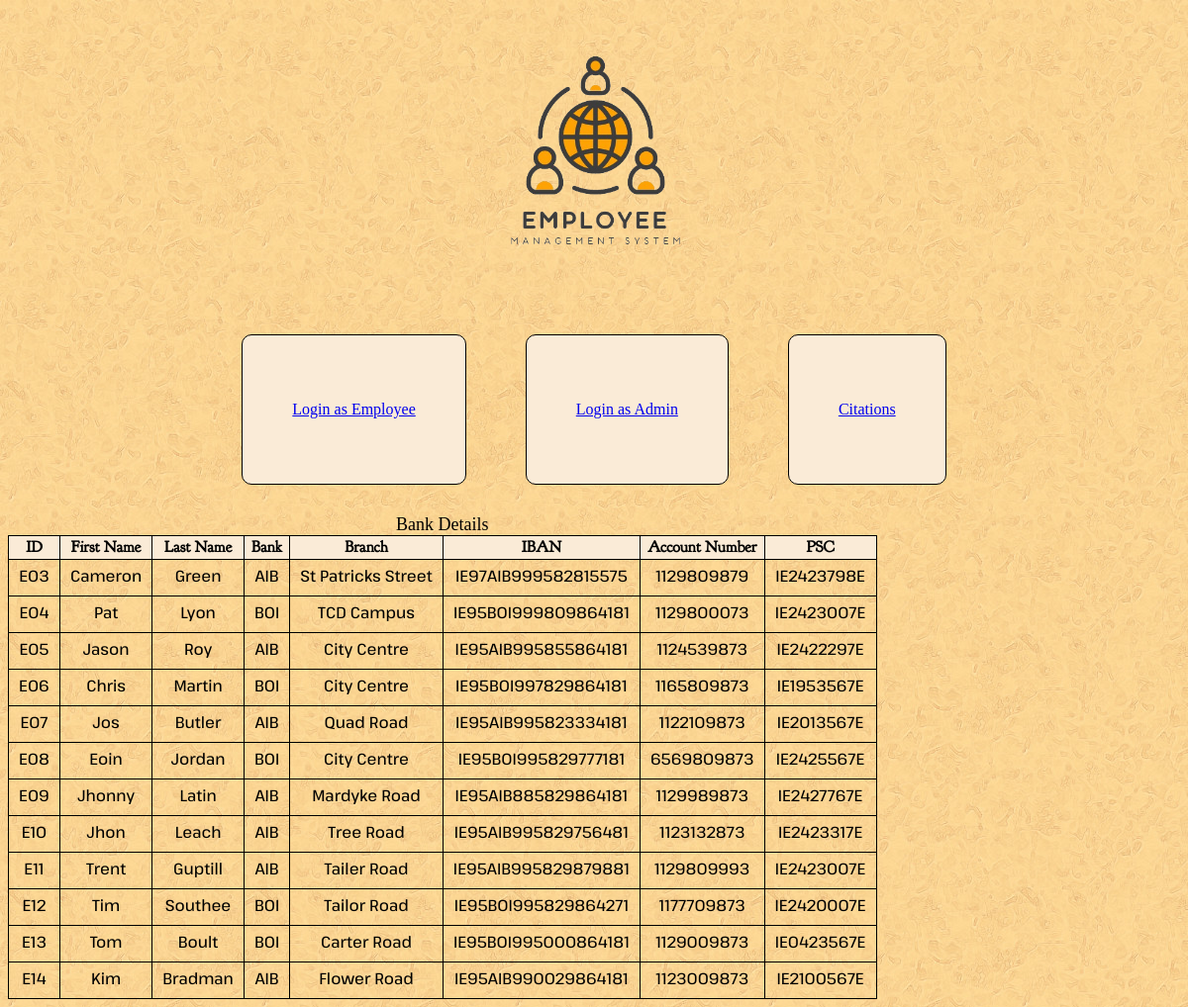
The page /showbankdetails on the database its author committed.
### tables this page shows
CREATE TABLE Bank_details(
ID TEXT(5) PRIMARY KEY,
First_name TEXT (30),
Last_name TEXT (30),
Bank TEXT(30),
Branch TEXT(30),
IBAN TEXT(20),
Account_Number TEXT,
PSC TEXT );

### app.py (the view)
@app.route("/showbankdetails", methods = ["GET", "POST"])
def showbank():
    db = get_db()
    banks = db.execute("""SELECT * FROM Bank_details;""").fetchall()
    return render_template("showbank.html", caption = "Bank Details", banks = banks)

### app.py (called while the page is built)
@app.before_request
def load_logged_in_user():
    g.user = session.get("loginID", None)
    g.admin = session.get("ID")

### database.py (called while the page is built)
def get_db():
    if "db" not in g:
        g.db = sqlite3.connect(DATABASE,
            detect_types=sqlite3.PARSE_DECLTYPES
        )
        g.db.row_factory = sqlite3.Row
    return g.db

### templates/showbank.html
{% extends "base.html" %}
{% block main_content %}
    <form action="" method = "POST" novalidate>
        <table>
            <caption>{{caption}}</caption>
            <th>ID</th>
            <th>First Name</th>
            <th>Last Name</th>
            <th>Bank</th>
            <th>Branch</th>
            <th>IBAN</th>
            <th>Account Number</th>
            <th>PSC</th>
            {% for bank in banks %}
            <tr>
                <td id="detail">{{ bank["ID"] }}</td>
                <td id="detail">{{ bank["First_name"] }}</td>
                <td id="detail">{{ bank["Last_name"] }}</td>
                <td id="detail">{{ bank["Bank"] }}</td>
                <td id="detail">{{ bank["Branch"] }}</td>
                <td id="detail">{{ bank["IBAN"] }}</td>
                <td id="detail">{{ bank["Account_Number"] }}</td>
                <td id="detail">{{ bank["PSC"] }}</td>
            </tr>
            {% endfor %}
        </table>
{% endblock %}

### static/styles.css (style rules this page uses)
html { background-image: url(background.jpg); }
table { border-collapse: collapse; }
th,td { border: 1px solid black; font-family: Kamillo; }
th { background-color: antiquewhite; font-family: Bookletter; }
#detail { text-align: center; padding: 10px; }
caption { font-size: large; }

### rows shown on the page
Bank_details: ID "E03", First_name "Cameron", Last_name "Green", Bank "AIB", Branch "St Patricks Street", IBAN "IE97AIB999582815575", Account_Number "1129809879", PSC "IE2423798E"
Bank_details: ID "E04", First_name "Pat", Last_name "Lyon", Bank "BOI", Branch "TCD Campus", IBAN "IE95BOI999809864181", Account_Number "1129800073", PSC "IE2423007E"
Bank_details: ID "E05", First_name "Jason", Last_name "Roy", Bank "AIB", Branch "City Centre", IBAN "IE95AIB995855864181", Account_Number "1124539873", PSC "IE2422297E"
Bank_details: ID "E06", First_name "Chris", Last_name "Martin", Bank "BOI", Branch "City Centre", IBAN "IE95BOI997829864181", Account_Number "1165809873", PSC "IE1953567E"
Bank_details: ID "E07", First_name "Jos", Last_name "Butler", Bank "AIB", Branch "Quad Road", IBAN "IE95AIB995823334181", Account_Number "1122109873", PSC "IE2013567E"
Bank_details: ID "E08", First_name "Eoin", Last_name "Jordan", Bank "BOI", Branch "City Centre", IBAN "IE95BOI995829777181", Account_Number "6569809873", PSC "IE2425567E"
Bank_details: ID "E09", First_name "Jhonny", Last_name "Latin", Bank "AIB", Branch "Mardyke Road", IBAN "IE95AIB885829864181", Account_Number "1129989873", PSC "IE2427767E"
Bank_details: ID "E10", First_name "Jhon", Last_name "Leach", Bank "AIB", Branch "Tree Road", IBAN "IE95AIB995829756481", Account_Number "1123132873", PSC "IE2423317E"
Bank_details: ID "E11", First_name "Trent", Last_name "Guptill", Bank "AIB", Branch "Tailer Road", IBAN "IE95AIB995829879881", Account_Number "1129809993", PSC "IE2423007E"
Bank_details: ID "E12", First_name "Tim", Last_name "Southee", Bank "BOI", Branch "Tailor Road", IBAN "IE95BOI995829864271", Account_Number "1177709873", PSC "IE2420007E"
Bank_details: ID "E13", First_name "Tom", Last_name "Boult", Bank "BOI", Branch "Carter Road", IBAN "IE95BOI995000864181", Account_Number "1129009873", PSC "IE0423567E"
Bank_details: ID "E14", First_name "Kim", Last_name "Bradman", Bank "AIB", Branch "Flower Road", IBAN "IE95AIB990029864181", Account_Number "1123009873", PSC "IE2100567E"

### other values the page prints
{{ caption }} "Bank Details"
